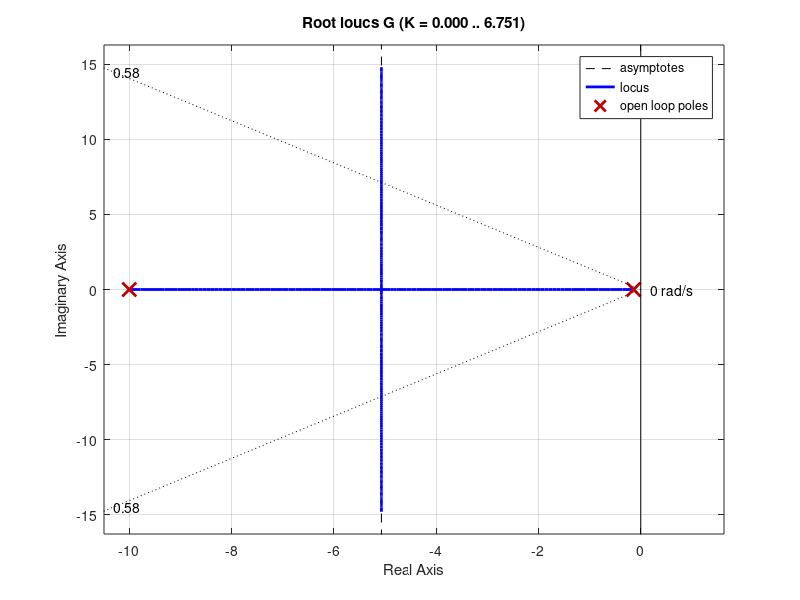

The MATLAB source for this figure: (Note: this script raises an error after producing the figure.)
% Control System Final Exam

zeta = 0.58;
PO = 100*exp(-zeta*pi/ (1-zeta^2)^0.5)

G = tf([3.6], conv([1 0.14], [0.1 1]));
figure(1)
rlocus(G)
sgrid(zeta, 10^3);

K = 2; L = K*G;
T = feedback(L, 1);
stepinfo(T)
figure(2)
step(T)



